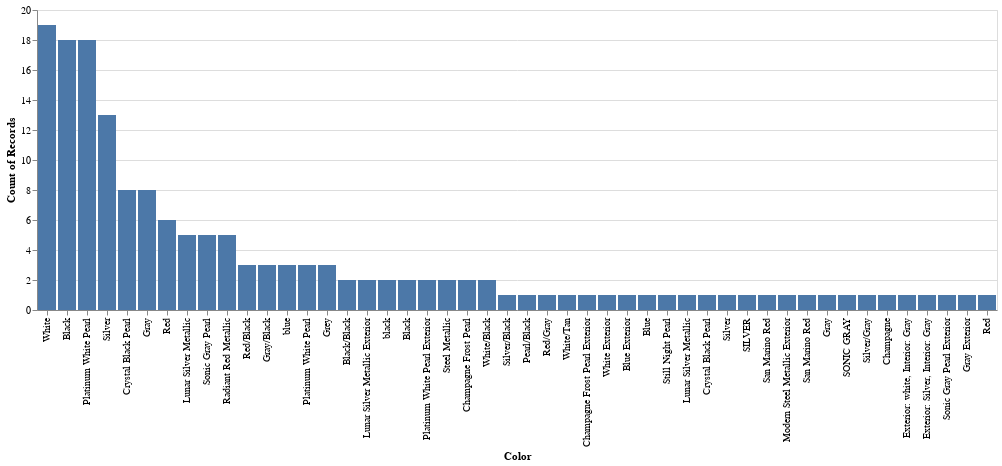

This figure's notebook cell:
### Code cell
# the code below is from chatgpt
# Filter the DataFrame to include only data for the year 2018-2022
years_of_interest = [2018, 2019, 2020, 2021, 2022]
df_cars_20182022 = df_cars[df_cars['Year'].isin(years_of_interest)]

# the code below is from on class example
colorcount = alt.Chart(df_cars_20182022).mark_bar().encode(
    alt.X("Color", sort="-y"),
    alt.Y("count()")
)

colorcount

### Figure 1 — Vega-Lite specification as saved in the notebook (floating-point values rounded to 4 significant figures; data arrays with more than 128 entries replaced by an {"elided": "..."} marker saying what was removed)
{"config": {"view": {"continuousWidth": 400, "continuousHeight": 300}}, "data": {"name": "data-3a17ebbb1b58e10342c8b9d4d20a122d"}, "mark": "bar", "encoding": {"x": {"field": "Color", "sort": "-y", "type": "nominal"}, "y": {"aggregate": "count", "type": "quantitative"}}, "$schema": "https://vega.github.io/schema/vega-lite/v4.17.0.json", "datasets": {"data-3a17ebbb1b58e10342c8b9d4d20a122d": {"elided": "161 records"}}}
